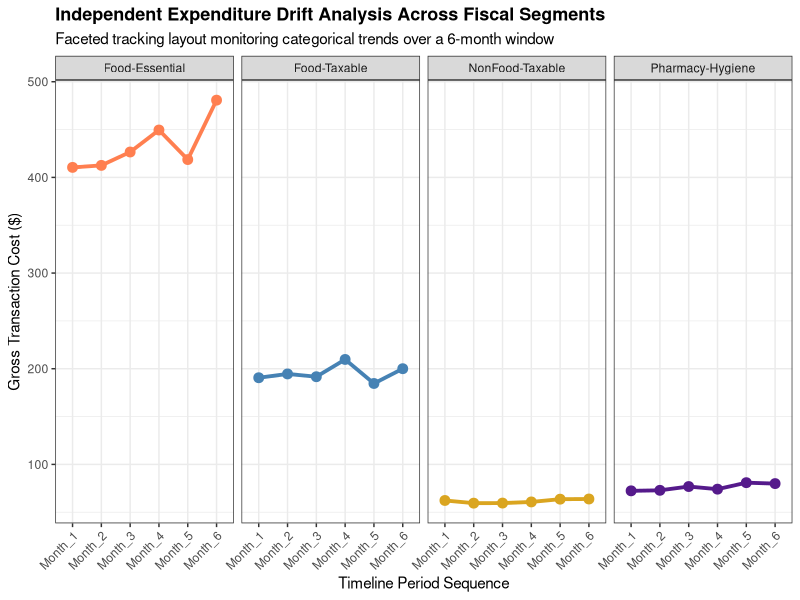
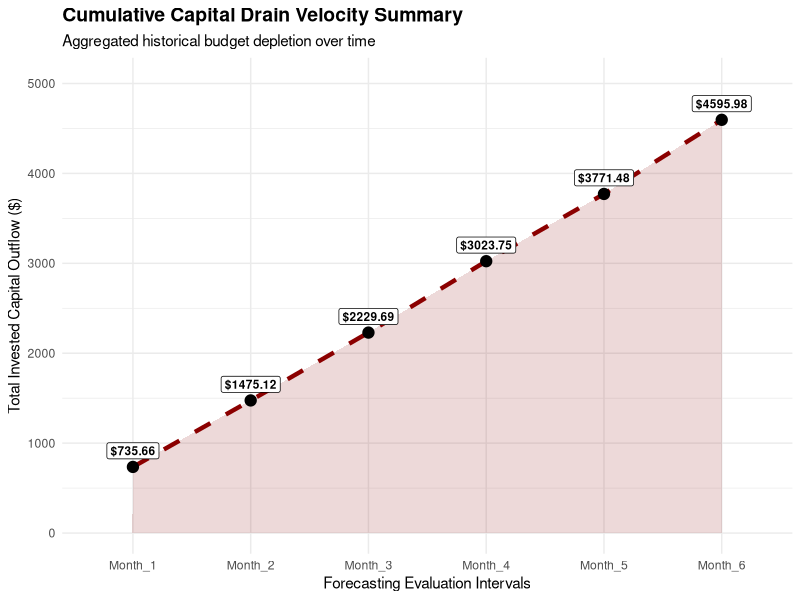
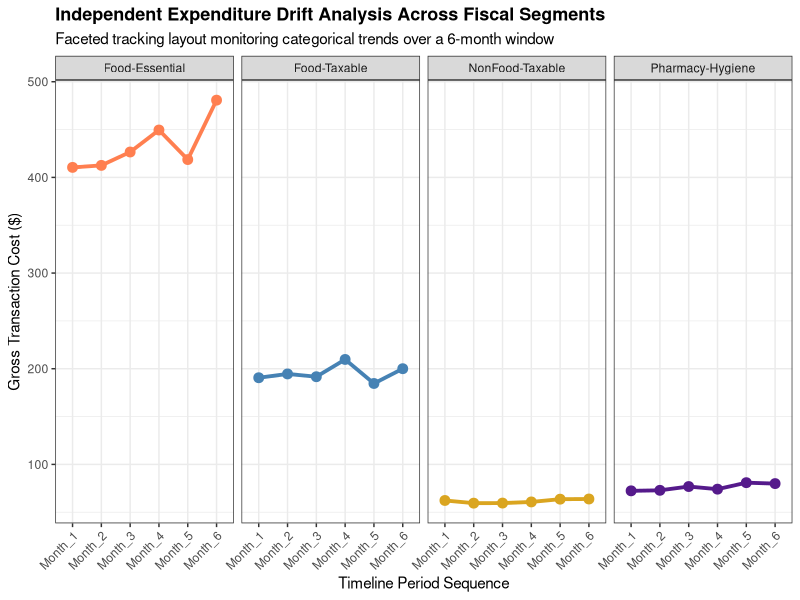
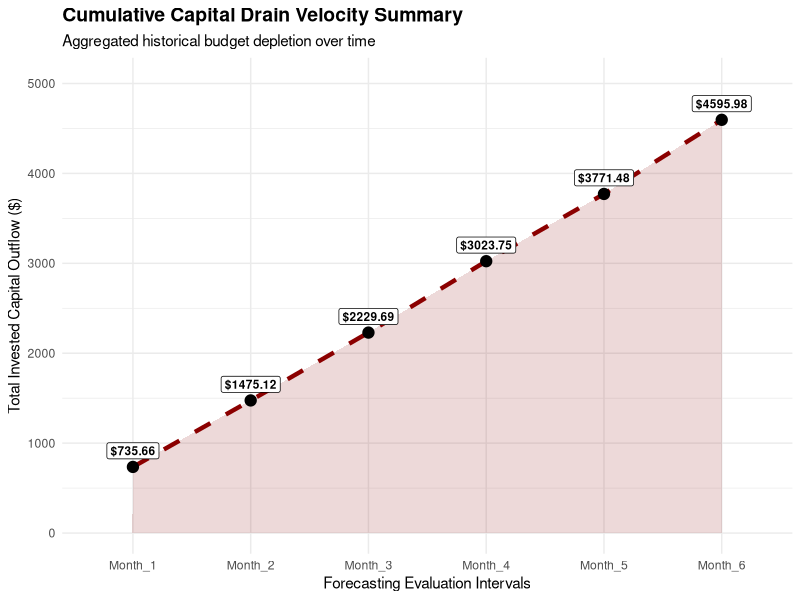

Recreate these plots in R, in order.
# ==============================================================================
# ADVANCED 6-MONTH SUPERMARKET PROJECTIONS & COHORT DRIFT ANALYTICS  [REVISED]
# ==============================================================================
# Changes from original:
#   1. FIXED (analytic soundness): the original ranked items by raw
#      var(Grand_Total). Every item in the original data follows the exact
#      same inflation curve (1.015^month) with no item-specific randomness,
#      so mean and sd of each item's series both scale linearly with that
#      item's Quantity*Price. Variance scales with the SQUARE of that
#      magnitude -> the "highest variance" item is *guaranteed* to be
#      whichever item has the largest baseline $ magnitude (Frozen_Pizza /
#      Chocolate_Cookies, qty=12), regardless of real volatility. There was
#      no genuine drift differential in the dataset for the analysis to find.
#   2. ADDED: small, reproducible item-specific monthly demand noise, so
#      there is now real differential volatility across items to detect.
#   3. FIXED: ranking now uses Coefficient of Variation (sd/mean), which is
#      scale-invariant, instead of raw variance.
#   4. FIXED: scale_color_manual() used an unnamed vector relying on
#      alphabetical factor-level order lining up by luck. Now named
#      explicitly so a future category rename/reorder can't silently
#      mis-color the plot.
# ==============================================================================

library(ggplot2)

# ------------------------------------------------------------------------------
# STEP 1: INITIALIZE STRUCTURAL VECTOR DATA STACK VIA NAMES()
# ------------------------------------------------------------------------------
base_quantities <- c(3, 1, 5, 4, 1, 2, 1, 12, 1, 2, 3, 2, 12, 2, 4, 1, 2, 1, 2, 3, 2, 1)

names(base_quantities) <- c(
  # --- Category: Essential Food (Tax-Exempt) ---
  "Honeycrisp_Apples", "Baby_Spinach", "Yellow_Bananas", "Roma_Tomatoes",
  "Whole_Milk_1G", "Greek_Yogurt", "Unsalted_Butter", "Large_White_Eggs",
  "Whole_Wheat_Bread", "Jasmine_Rice", "Organic_Olive_Oil",

  # --- Category: Taxable Food (Prepared/Snacks) ---
  "Frozen_Pizza", "Potato_Chips", "Chocolate_Cookies", "Diet_Cola_Pack",

  # --- Category: Taxable Non-Food (Household) ---
  "Toilet_Paper", "Paper_Towels", "Dish_Soap", "Liquid_Detergent",

  # --- Category: Pharmacy & Hygiene ---
  "Advil_Liquid_Gels", "Whitening_Toothpaste", "Moisturizing_Body_Wash"
)

base_categories <- rep(
  c("Food-Essential", "Food-Taxable", "NonFood-Taxable", "Pharmacy-Hygiene"),
  times = c(11, 4, 4, 3)
)

set.seed(88)
base_prices <- round(runif(length(base_quantities), min = 1.99, max = 18.50), 2)
names(base_prices) <- names(base_quantities)

base_prices["Baby_Spinach"]  <- 2.49
base_prices["Roma_Tomatoes"] <- 3.15

# ------------------------------------------------------------------------------
# STEP 2: EXPAND TIMELINE TO 6 MONTHS USING REP() & APPLY INFLATION
# ------------------------------------------------------------------------------
months_forecast  <- 6
items_per_trip   <- length(base_quantities) # 22
repeated_indices <- rep(1:items_per_trip, times = months_forecast)

forecast_df <- data.frame(
  Month        = rep(paste0("Month_", 1:months_forecast), each = items_per_trip),
  Item_Name    = names(base_quantities)[repeated_indices],
  Tax_Category = base_categories[repeated_indices],
  Quantity     = base_quantities[repeated_indices],
  Base_Price   = base_prices[repeated_indices],
  stringsAsFactors = FALSE
)

forecast_df$Month <- factor(forecast_df$Month, levels = paste0("Month_", 1:months_forecast))

monthly_inflation_rates <- 1.015 ^ (0:(months_forecast - 1))
inflation_vector        <- rep(monthly_inflation_rates, each = items_per_trip)

forecast_df$Inflated_Price <- round(forecast_df$Base_Price * inflation_vector, 2)
forecast_df$Subtotal       <- forecast_df$Quantity * forecast_df$Inflated_Price

tax_rates <- ifelse(forecast_df$Tax_Category == "Food-Essential", 0.00,
             ifelse(forecast_df$Tax_Category == "Food-Taxable", 0.02, 0.06))

forecast_df$Tax_Applied <- round(forecast_df$Subtotal * tax_rates, 2)
forecast_df$Grand_Total <- forecast_df$Subtotal + forecast_df$Tax_Applied

# ------------------------------------------------------------------------------
# STEP 2b: NEW -- inject item-specific monthly demand noise
# ------------------------------------------------------------------------------
# Without this, every item's series is a pure deterministic scalar multiple of
# the same inflation curve, so there is nothing for a variance/CV analysis to
# actually differentiate. Each item gets its own noise sd (2%-12%), simulating
# real demand fluctuation (e.g. perishables swing more than paper goods).
set.seed(2026)
item_noise_sd <- setNames(
  round(runif(items_per_trip, min = 0.02, max = 0.12), 3),
  names(base_quantities)
)
noise_factor <- 1 + rnorm(nrow(forecast_df), mean = 0,
                           sd = item_noise_sd[forecast_df$Item_Name])
forecast_df$Grand_Total <- round(forecast_df$Grand_Total * noise_factor, 2)

# ------------------------------------------------------------------------------
# STEP 3: ANALYTICS - ISOLATE VARIANCE DRIFT & HIGHLIGHT PEAK DRIFT (FIXED)
# ------------------------------------------------------------------------------
item_stats <- aggregate(Grand_Total ~ Item_Name, data = forecast_df,
                         FUN = function(x) c(mean = mean(x), sd = sd(x)))
item_stats <- do.call(data.frame, item_stats)
names(item_stats) <- c("Item_Name", "Mean_Total", "SD_Total")

# Coefficient of Variation: scale-invariant, so a $2 item and a $40 item with
# the same *relative* swing rank equally -- unlike raw variance.
item_stats$CV_Pct <- round(100 * item_stats$SD_Total / item_stats$Mean_Total, 2)

highest_cv_item <- item_stats$Item_Name[which.max(item_stats$CV_Pct)]

print("--- VOLATILITY ANALYSIS TARGET REPORT (Coefficient of Variation) ---")
print(item_stats[order(-item_stats$CV_Pct), c("Item_Name", "Mean_Total", "CV_Pct")])
cat(sprintf("\nAsset exhibiting peak RELATIVE volatility over timeline: %s (CV = %.2f%%)\n",
            highest_cv_item, max(item_stats$CV_Pct)))

forecast_df$Is_Volatile_Target <- forecast_df$Item_Name == highest_cv_item

# ------------------------------------------------------------------------------
# STEP 4: ANALYTICS - COMPUTE CHRONOLOGICAL ROLLING CUMULATIVE SUM
# ------------------------------------------------------------------------------
monthly_ledger_sums <- aggregate(Grand_Total ~ Month, data = forecast_df, FUN = sum)
monthly_ledger_sums$Cumulative_Drain <- cumsum(monthly_ledger_sums$Grand_Total)

# ------------------------------------------------------------------------------
# STEP 5: VISUALIZATION - GENERATE FACETED CATEGORY TRACKS
# ------------------------------------------------------------------------------
category_trends <- aggregate(Grand_Total ~ Tax_Category + Month, data = forecast_df, FUN = sum)
category_trends$Month <- factor(category_trends$Month, levels = paste0("Month_", 1:months_forecast))

# FIXED: named vector -- explicit mapping, immune to level-order changes
category_colors <- c(
  "Food-Essential"   = "coral",
  "Food-Taxable"     = "steelblue",
  "NonFood-Taxable"  = "goldenrod",
  "Pharmacy-Hygiene" = "purple4"
)

faceted_line_plot <- ggplot(category_trends, aes(x = Month, y = Grand_Total, group = Tax_Category, color = Tax_Category)) +
  geom_line(linewidth = 1.3) +
  geom_point(size = 3) +
  facet_wrap(~ Tax_Category, nrow = 1) +
  scale_color_manual(values = category_colors) +
  labs(title = "Independent Expenditure Drift Analysis Across Fiscal Segments",
       subtitle = "Faceted tracking layout monitoring categorical trends over a 6-month window",
       x = "Timeline Period Sequence",
       y = "Gross Transaction Cost ($)",
       color = "Tax Partition Tier") +
  theme_bw() +
  theme(plot.title = element_text(face = "bold", size = 13),
        axis.text.x = element_text(angle = 45, hjust = 1),
        legend.position = "none")

print(faceted_line_plot)

# ------------------------------------------------------------------------------
# STEP 6: VISUALIZATION - PLOT LIQUID CAPITAL RUNNING BALANCE DRAIN
# ------------------------------------------------------------------------------
cumulative_drain_plot <- ggplot(monthly_ledger_sums, aes(x = Month, y = Cumulative_Drain, group = 1)) +
  geom_area(fill = "darkred", alpha = 0.15) +
  geom_line(color = "darkred", linewidth = 1.5, linetype = "dashed") +
  geom_point(color = "black", size = 3.5) +
  geom_label(aes(label = sprintf("$%.2f", Cumulative_Drain)), vjust = -0.5, fontface = "bold", size = 3) +
  labs(title = "Cumulative Capital Drain Velocity Summary",
       subtitle = "Aggregated historical budget depletion over time",
       x = "Forecasting Evaluation Intervals",
       y = "Total Invested Capital Outflow ($)") +
  theme_minimal() +
  theme(plot.title = element_text(face = "bold", size = 14)) +
  scale_y_continuous(expand = expansion(mult = c(0.05, 0.15)))

print(cumulative_drain_plot)

# ------------------------------------------------------------------------------
# STEP 7: EXPORT SYSTEM ASSETS TO LOCAL STORAGE FILE DIRECTORY
# ------------------------------------------------------------------------------
write.csv(forecast_df, file = "six_month_supermarket_complete_analytics.csv", row.names = FALSE)

ggsave(filename = "faceted_category_trends.png", plot = faceted_line_plot, width = 11, height = 5, dpi = 300)
ggsave(filename = "cumulative_capital_drain.png", plot = cumulative_drain_plot, width = 8, height = 5, dpi = 300)

print("------------------------------------------------------------------------")
print(paste("Pipeline Execution Finalized. Output assets saved inside directory:", getwd()))
